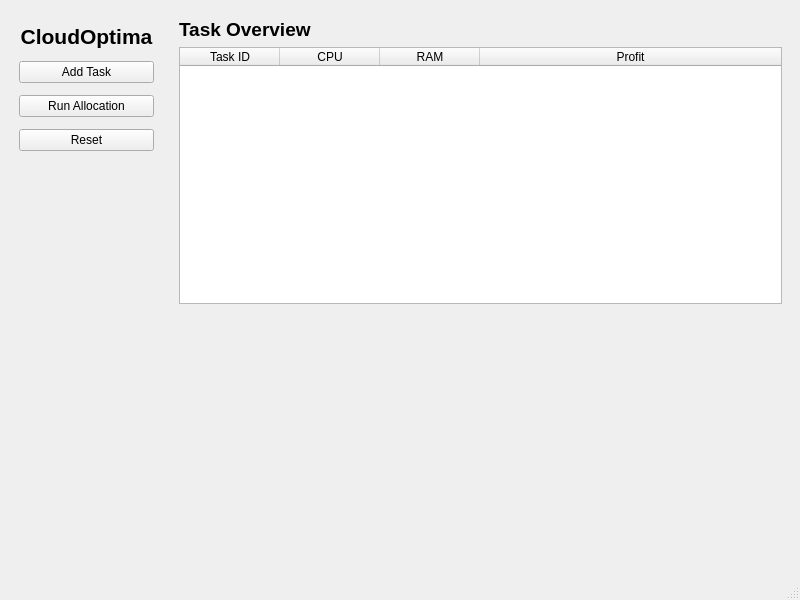
<?xml version="1.0" encoding="UTF-8"?>
<ui version="4.0">
 <class>MainWindow</class>
 <widget class="QMainWindow" name="MainWindow">
  <property name="geometry">
   <rect>
    <x>0</x>
    <y>0</y>
    <width>800</width>
    <height>600</height>
   </rect>
  </property>
  <property name="windowTitle">
   <string>MainWindow</string>
  </property>
  <widget class="QWidget" name="centralwidget">
   <layout class="QHBoxLayout" name="horizontalLayout_2">
    <item>
     <layout class="QHBoxLayout" name="horizontalLayout" stretch="1,4">
      <item>
       <widget class="QWidget" name="sidePanel" native="true">
        <property name="minimumSize">
         <size>
          <width>0</width>
          <height>0</height>
         </size>
        </property>
        <property name="maximumSize">
         <size>
          <width>220</width>
          <height>16777215</height>
         </size>
        </property>
        <layout class="QVBoxLayout" name="verticalLayout_2">
         <property name="spacing">
          <number>12</number>
         </property>
         <property name="leftMargin">
          <number>10</number>
         </property>
         <property name="topMargin">
          <number>15</number>
         </property>
         <property name="rightMargin">
          <number>10</number>
         </property>
         <property name="bottomMargin">
          <number>15</number>
         </property>
         <item>
          <layout class="QVBoxLayout" name="verticalLayout">
           <item>
            <widget class="QLabel" name="label">
             <property name="font">
              <font>
               <pointsize>16</pointsize>
               <bold>true</bold>
              </font>
             </property>
             <property name="text">
              <string>CloudOptima</string>
             </property>
             <property name="alignment">
              <set>Qt::AlignmentFlag::AlignCenter</set>
             </property>
            </widget>
           </item>
           <item>
            <widget class="QPushButton" name="addTaskBtn">
             <property name="text">
              <string>Add Task</string>
             </property>
            </widget>
           </item>
           <item>
            <widget class="QPushButton" name="runAllocationBtn">
             <property name="text">
              <string>Run Allocation</string>
             </property>
            </widget>
           </item>
           <item>
            <widget class="QPushButton" name="resetBtn">
             <property name="text">
              <string>Reset</string>
             </property>
            </widget>
           </item>
           <item>
            <spacer name="verticalSpacer">
             <property name="orientation">
              <enum>Qt::Orientation::Vertical</enum>
             </property>
             <property name="sizeHint" stdset="0">
              <size>
               <width>20</width>
               <height>40</height>
              </size>
             </property>
            </spacer>
           </item>
          </layout>
         </item>
        </layout>
       </widget>
      </item>
      <item>
       <widget class="QWidget" name="mainPanel" native="true">
        <layout class="QVBoxLayout" name="verticalLayout_4">
         <item>
          <layout class="QVBoxLayout" name="verticalLayout_3">
           <item>
            <widget class="QLabel" name="overviewLabel">
             <property name="font">
              <font>
               <pointsize>14</pointsize>
               <bold>true</bold>
              </font>
             </property>
             <property name="text">
              <string>Task Overview</string>
             </property>
             <property name="margin">
              <number>5</number>
             </property>
            </widget>
           </item>
           <item>
            <widget class="QTableWidget" name="taskTable">
             <property name="editTriggers">
              <set>QAbstractItemView::EditTrigger::NoEditTriggers</set>
             </property>
             <property name="alternatingRowColors">
              <bool>true</bool>
             </property>
             <property name="selectionBehavior">
              <enum>QAbstractItemView::SelectionBehavior::SelectRows</enum>
             </property>
             <property name="columnCount">
              <number>4</number>
             </property>
             <attribute name="horizontalHeaderCascadingSectionResizes">
              <bool>false</bool>
             </attribute>
             <attribute name="horizontalHeaderStretchLastSection">
              <bool>true</bool>
             </attribute>
             <column>
              <property name="text">
               <string>Task ID</string>
              </property>
             </column>
             <column>
              <property name="text">
               <string>CPU</string>
              </property>
             </column>
             <column>
              <property name="text">
               <string>RAM</string>
              </property>
             </column>
             <column>
              <property name="text">
               <string>Profit</string>
              </property>
             </column>
            </widget>
           </item>
           <item>
            <spacer name="verticalSpacer_2">
             <property name="orientation">
              <enum>Qt::Orientation::Vertical</enum>
             </property>
             <property name="sizeHint" stdset="0">
              <size>
               <width>20</width>
               <height>40</height>
              </size>
             </property>
            </spacer>
           </item>
          </layout>
         </item>
        </layout>
       </widget>
      </item>
     </layout>
    </item>
   </layout>
  </widget>
  <widget class="QMenuBar" name="menubar">
   <property name="geometry">
    <rect>
     <x>0</x>
     <y>0</y>
     <width>800</width>
     <height>33</height>
    </rect>
   </property>
  </widget>
  <widget class="QStatusBar" name="statusbar"/>
 </widget>
 <resources/>
 <connections/>
</ui>
